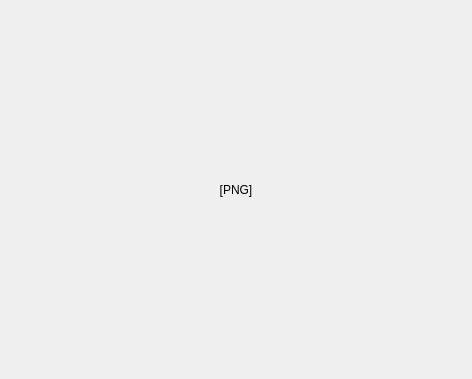
<?xml version="1.0" encoding="UTF-8"?>
<ui version="4.0">
 <class>QtDnaDisplay</class>
 <widget class="QWidget" name="QtDnaDisplay">
  <property name="geometry">
   <rect>
    <x>0</x>
    <y>0</y>
    <width>472</width>
    <height>379</height>
   </rect>
  </property>
  <property name="windowTitle">
   <string>Form</string>
  </property>
  <layout class="QGridLayout" name="gridLayout">
   <item row="0" column="0">
    <widget class="QLabel" name="image_dna">
     <property name="text">
      <string>[PNG]</string>
     </property>
     <property name="alignment">
      <set>Qt::AlignCenter</set>
     </property>
    </widget>
   </item>
  </layout>
 </widget>
 <resources/>
 <connections/>
</ui>
